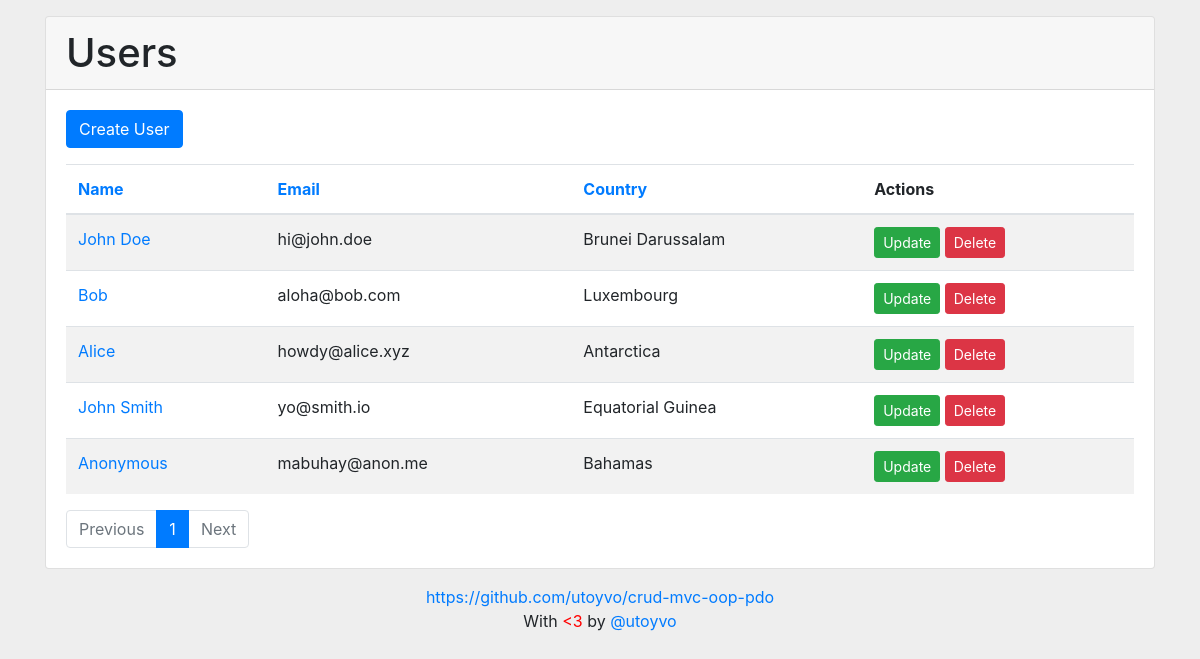
The page / on the database its author committed.
### tables this page shows
CREATE TABLE IF NOT EXISTS `users` (
	`user_id`         INT(11)      NOT NULL PRIMARY KEY AUTO_INCREMENT,
	`user_registered` DATETIME     NOT NULL DEFAULT CURRENT_TIMESTAMP,
	`user_updated`    DATETIME     NOT NULL ON UPDATE CURRENT_TIMESTAMP,
	`user_name`       VARCHAR(255) NOT NULL,
	`user_email`      VARCHAR(255) NOT NULL,
	`user_country`    INT(4)       NOT NULL
);

CREATE TABLE IF NOT EXISTS `countries` (
	`country_id`   INT(4)       NOT NULL PRIMARY KEY AUTO_INCREMENT,
	`country_code` VARCHAR(2)   NOT NULL,
	`country_name` VARCHAR(255) NOT NULL
);

### index.php (called while the page is built)
<?php
require_once( '/controller/UserController.php' );
$controller = new UserController();
$controller->handleRequest();

### config.php (called while the page is built)
<?php
return array(
	'db_driver'   => 'mysql',
	'db_server'   => 'localhost',
	'db_name'     => 'crud-mvc-oop-pdo',
	'db_username' => 'root',
	'db_password' => '',
);

### model/Database.php (called while the page is built)
<?php
class Database
{
	private static $conn = null;
	public static function connect()
	{
		if ( self::$conn == null ) {
			try {
				$config = require_once( 'config.php' );
				self::$conn = new PDO( $config['db_driver'] . ':host=' . $config['db_server'] . ';dbname=' . $config['db_name'], $config['db_username'], $config['db_password'] );
				self::$conn->setAttribute( PDO::ATTR_ERRMODE, PDO::ERRMODE_EXCEPTION );
			} catch( PDOException $e ) {
				error_log( '[' . date( 'Y-m-d H:i:s' ) . '] [CONNECTION ERROR] [' . $_SERVER['REMOTE_ADDR'] . '] ' . $e->getMessage() . "\n", 3, 'error.log' );
				die( 'Connection Error: ' . $e->getMessage() );
			}
		}
		return self::$conn;
	}
}

### model/UserService.php (called while the page is built, shortened)
<?php
require_once( 'UserGateway.php' );
class UserService
{
	public $userGateway;
	public function __construct()
	{
		$this->userGateway = new UserGateway();
	}
	public function getUsers( $orderBy, $pagination )
	{
		$sort = ( $orderBy == 'user_id' ) ? $sort = 'DESC' : $sort = 'ASC';
		try {
			return $this->userGateway->selectAllUsers( $orderBy, $sort, $pagination );
		} catch ( Exception $e ) {
			throw $e;
			$this->getErrorLog( $e );
		}
	}
	public function pagination( $perpage )
	{
		$page        = ( isset( $_GET['page'] ) && ! empty( $_GET['page'] ) ) ? $_GET['page'] : 1;
		$pages       = $this->userGateway->countTotalRows( 'users' );
		$total_pages = ceil( $pages->total / $perpage );
		$start       = $perpage * $page - $perpage;
		$result = array(
			'page'        => $page,
			'total_pages' => $total_pages,
			'start'       => $start,
			'perpage'     => $perpage,
		);
		return $result;
	}
}

### model/UserGateway.php (called while the page is built, shortened)
<?php
require_once( 'Database.php' );
class UserGateway
{
	public $conn;
	public function __construct()
	{
		$this->conn = Database::connect();
	}
	public function selectAllUsers( $orderBy, $sort, $pagination )
	{
		$sql = 'SELECT * FROM users
		INNER JOIN countries ON users.user_country = countries.country_id
		ORDER BY ' . $orderBy . ' ' . $sort . ' LIMIT ' . $pagination['start'] . ', ' . $pagination['perpage'];
		$stmt = $this->conn->prepare( $sql );
		$stmt->execute();
		$result = array();
		while ( $obj = $stmt->fetch( PDO::FETCH_OBJ ) ) $result[] = $obj;
		return $result;
	}
	public function countTotalRows( $table )
	{
		$sql = 'SELECT COUNT(*) AS total FROM ' . $table;
		$stmt = $this->conn->prepare( $sql );
		$stmt->execute();
		return $stmt->fetch( PDO::FETCH_OBJ );
	}
}

### view/user/users.php (the view)
<?php include( '/view/template/header.php' ); ?>
	<section class="card mt-3 mb-3">
		<header class="card-header">
			<h1 class="mb-0"><?= htmlentities( $title ); ?></h1>
		</header>
		<div class="card-body">
			<div class="mb-3">
				<a href="?user=create" class="btn btn-primary">Create User</a>
			</div>
			<table class="table table-striped mb-0">
				<thead>
					<tr>
						<th><a href="?orderby=user_name">Name</a></th>
						<th><a href="?orderby=user_email">Email</a></th>
						<th><a href="?orderby=user_country">Country</a></th>
						<th>Actions</th>
					</tr>
				</thead>
				<tbody>
				<?php foreach ( $users as $user ) : ?>
					<tr>
						<td><a href="?user=read&id=<?= $user->user_id; ?>"><?= $user->user_name; ?></a></td>
						<td><?= $user->user_email; ?></td>
						<td><?= $user->country_name; ?></td>
						<td>
							<a href="?user=update&id=<?= $user->user_id; ?>" class="btn btn-success btn-sm">Update</a>
							<a href="?user=delete&id=<?= $user->user_id; ?>" class="btn btn-danger btn-sm" onclick="return confirm( 'Are you sure you want to delete?' );">Delete</a>
						</td>
					</tr>
				<?php endforeach; ?>
				</tbody>
			</table>
			<?php include( '/view/template/pagination.php' ); ?>
		</div>
	</section>
<?php include( '/view/template/footer.php' ); ?>

### view/template/header.php (style rules this page uses)
body { background: #eee; }

### rows shown on the page
users: user_name "John Doe", user_email "hi@john.doe", countries.country_name "Brunei Darussalam"
users: user_name "Bob", user_email "aloha@bob.com", countries.country_name "Luxembourg"
users: user_name "Alice", user_email "howdy@alice.xyz", countries.country_name "Antarctica"
users: user_name "John Smith", user_email "yo@smith.io", countries.country_name "Equatorial Guinea"
users: user_name "Anonymous", user_email "mabuhay@anon.me", countries.country_name "Bahamas"

### other values the page prints
$title "Users"
